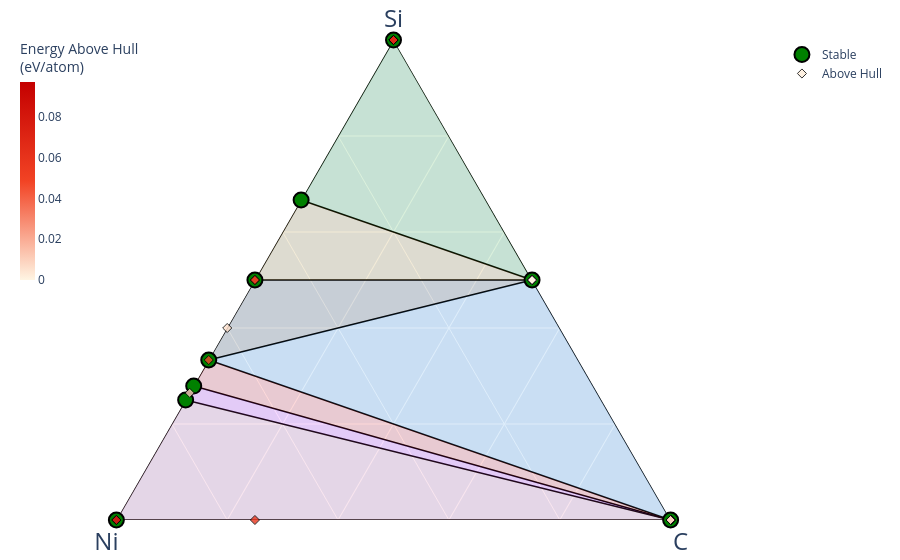

Write notebook code for a chart like this one.
### Code cell
def get_materals_project_data(elements, api_key=API_KEY):
    with MPRester(api_key) as m:
        entries = m.get_entries_in_chemsys(elements, inc_structure=False, additional_criteria={"thermo_types": ["GGA_GGA+U", "R2SCAN"]})
    return entries

elements = ["C", "Si", "Ni"]
entries = get_materals_project_data(elements)

# 1. Initialize the compatibility scheme
# This handles the GGA/GGA+U mixing and elemental corrections
compat = MaterialsProject2020Compatibility()

# 2. Process your raw entries
# This will update the .energy property of each entry with the corrected value
# It also filters out entries that are incompatible with the scheme
processed_entries = compat.process_entries(entries)

# 3. Build the diagram with corrected data
pd_obj = PhaseDiagram(processed_entries)

# 4. Plot the Phase Diagram
plotter = PDPlotter(pd_obj, show_unstable=0.1) # show_unstable is the energy cutoff in eV/atom
plotter.show()

### Figure 1 — Plotly figure (JSON) as saved in the notebook; plotly's stock layout.template omitted (floating-point values rounded to 4 significant figures)
{"data": [{"a": [10, 4, null, 2, 2, null, 1, 0, null, 4, 4, null, 10, 2, null, 10, 2, null, 4, 12, null, 1, 12, null, 4, 2, null, 10, 4, null, 0, 0, null, 1, 0, null, 10, 0, null, 12, 0, null, 4, 0, null], "b": [0, 4, null, 1, 0, null, 3, 0, null, 4, 8, null, 0, 1, null, 0, 0, null, 8, 31, null, 3, 31, null, 4, 1, null, 0, 8, null, 0, 1, null, 3, 1, null, 0, 0, null, 31, 0, null, 8, 0, null], "c": [10, 0, null, 0, 0, null, 0, 4, null, 0, 0, null, 10, 0, null, 10, 0, null, 0, 0, null, 0, 0, null, 0, 0, null, 10, 0, null, 4, 0, null, 0, 0, null, 10, 4, null, 0, 4, null, 0, 4, null], "hoverinfo": "none", "line": {"color": "black", "width": 1.5}, "mode": "lines", "showlegend": false, "type": "scatterternary"}, {"a": [0, 10, 4], "b": [0, 0, 8], "c": [4, 10, 0], "fill": "toself", "fillcolor": "#2E91E5", "hovertemplate": "<extra></extra>", "line": {"width": 0}, "mode": "lines", "name": "C—SiC—SiNi<sub>2</sub>", "opacity": 0.15, "showlegend": false, "type": "scatterternary"}, {"a": [0, 0, 1], "b": [0, 1, 3], "c": [4, 0, 0], "fill": "toself", "fillcolor": "#E15F99", "hovertemplate": "<extra></extra>", "line": {"width": 0}, "mode": "lines", "name": "C—Ni—SiNi<sub>3</sub>", "opacity": 0.15, "showlegend": false, "type": "scatterternary"}, {"a": [2, 2, 10], "b": [0, 1, 0], "c": [0, 0, 10], "fill": "toself", "fillcolor": "#1CA71C", "hovertemplate": "<extra></extra>", "line": {"width": 0}, "mode": "lines", "name": "Si—Si<sub>2</sub>Ni—SiC", "opacity": 0.15, "showlegend": false, "type": "scatterternary"}, {"a": [0, 12, 4], "b": [0, 31, 8], "c": [4, 0, 0], "fill": "toself", "fillcolor": "#FB0D0D", "hovertemplate": "<extra></extra>", "line": {"width": 0}, "mode": "lines", "name": "C—Si<sub>12</sub>Ni<sub>31</sub>—SiNi<sub>2</sub>", "opacity": 0.15, "showlegend": false, "type": "scatterternary"}, {"a": [0, 12, 1], "b": [0, 31, 3], "c": [4, 0, 0], "fill": "toself", "fillcolor": "#DA16FF", "hovertemplate": "<extra></extra>", "line": {"width": 0}, "mode": "lines", "name": "C—Si<sub>12</sub>Ni<sub>31</sub>—SiNi<sub>3</sub>", "opacity": 0.15, "showlegend": false, "type": "scatterternary"}, {"a": [10, 4, 4], "b": [0, 4, 8], "c": [10, 0, 0], "fill": "toself", "fillcolor": "#222A2A", "hovertemplate": "<extra></extra>", "line": {"width": 0}, "mode": "lines", "name": "SiC—SiNi—SiNi<sub>2</sub>", "opacity": 0.15, "showlegend": false, "type": "scatterternary"}, {"a": [2, 10, 4], "b": [1, 0, 4], "c": [0, 10, 0], "fill": "toself", "fillcolor": "#B68100", "hovertemplate": "<extra></extra>", "line": {"width": 0}, "mode": "lines", "name": "Si<sub>2</sub>Ni—SiC—SiNi", "opacity": 0.15, "showlegend": false, "type": "scatterternary"}, {"a": [10, 4, 2, 2, 1, 0, 4, 12, 0], "b": [0, 4, 1, 0, 3, 0, 8, 31, 1], "c": [10, 0, 0, 0, 0, 4, 0, 0, 0], "cliponaxis": false, "hoverinfo": "text", "hoverlabel": {"font": {"size": 14}}, "hovertext": ["SiC (mp-568656-GGA) <br>  Formation energy: -0.204 eV/atom <br>  (Stable)<br><br> Si: 0.5<br> Ni: 0.0<br> C: 0.5", "SiNi (mp-351-GGA) <br>  Formation energy: -0.464 eV/atom <br>  (Stable)<br><br> Si: 0.5<br> Ni: 0.5<br> C: 0.0", "Si<sub>2</sub>Ni (mp-2291-GGA) <br>  Formation energy: -0.353 eV/atom <br>  (Stable)<br><br> Si: 0.666667<br> Ni: 0.333333<br> C: 0.0", "Si (mp-149-GGA) <br>  Formation energy: 0.0 eV/atom <br>  (Stable)<br><br> Si: 1.0<br> Ni: 0.0<br> C: 0.0", "SiNi<sub>3</sub> (mp-828-GGA) <br>  Formation energy: -0.441 eV/atom <br>  (Stable)<br><br> Si: 0.25<br> Ni: 0.75<br> C: 0.0", "C (mp-2516584-GGA) <br>  Formation energy: 0.0 eV/atom <br>  (Stable)<br><br> Si: 0.0<br> Ni: 0.0<br> C: 1.0", "SiNi<sub>2</sub> (mp-1118-GGA) <br>  Formation energy: -0.526 eV/atom <br>  (Stable)<br><br> Si: 0.333333<br> Ni: 0.666667<br> C: 0.0", "Si<sub>12</sub>Ni<sub>31</sub> (mp-27276-GGA) <br>  Formation energy: -0.471 eV/atom <br>  (Stable)<br><br> Si: 0.27907<br> Ni: 0.72093<br> C: 0.0", "Ni (mp-23-GGA) <br>  Formation energy: 0.0 eV/atom <br>  (Stable)<br><br> Si: 0.0<br> Ni: 1.0<br> C: 0.0"], "marker": {"color": "green", "line": {"color": "black", "width": 2}, "size": 15, "symbol": "circle"}, "mode": "markers", "name": "Stable", "showlegend": true, "type": "scatterternary"}, {"a": [0, 0, 0, 0, 0, 0, 0, 0, 0, 0, 0, 0, 0, 0, 0, 0, 0, 12, 8, 4, 68, 46, 40, 23, 46, 25, 8, 28, 2, 21, 13, 29, 39, 1, 18, 27, 17, 4, 14, 8, 7, 16, 6, 11, 17, 9, 5, 5, 19, 19, 36, 4, 2, 2, 16, 9], "b": [0, 0, 0, 0, 0, 0, 0, 0, 0, 0, 0, 0, 0, 0, 2, 1, 6, 0, 0, 0, 0, 0, 0, 0, 0, 0, 0, 0, 0, 0, 0, 0, 0, 0, 0, 0, 0, 0, 0, 0, 0, 0, 0, 0, 0, 0, 0, 0, 0, 0, 0, 4, 2, 4, 24, 25], "c": [4, 4, 2, 2, 12, 2, 2, 8, 4, 4, 2, 4, 4, 2, 0, 0, 2, 0, 0, 0, 0, 0, 0, 0, 0, 25, 8, 28, 2, 21, 13, 29, 39, 1, 18, 27, 17, 4, 14, 8, 7, 16, 6, 11, 17, 9, 5, 5, 19, 19, 36, 0, 0, 0, 0, 0], "cliponaxis": false, "hoverinfo": "text", "hoverlabel": {"font": {"size": 14}}, "hovertext": ["C (mp-569304-GGA) <br>  Formation energy: 0.002 eV/atom <br>  Energy Above Hull: (+0.002 eV/atom)<br><br> Si: 0.0<br> Ni: 0.0<br> C: 1.0", "C (mp-568363-GGA) <br>  Formation energy: 0.008 eV/atom <br>  Energy Above Hull: (+0.008 eV/atom)<br><br> Si: 0.0<br> Ni: 0.0<br> C: 1.0", "C (mp-568806-GGA) <br>  Formation energy: 0.012 eV/atom <br>  Energy Above Hull: (+0.012 eV/atom)<br><br> Si: 0.0<br> Ni: 0.0<br> C: 1.0", "C (mp-990448-GGA) <br>  Formation energy: 0.009 eV/atom <br>  Energy Above Hull: (+0.009 eV/atom)<br><br> Si: 0.0<br> Ni: 0.0<br> C: 1.0", "C (mp-606949-GGA) <br>  Formation energy: 0.01 eV/atom <br>  Energy Above Hull: (+0.01 eV/atom)<br><br> Si: 0.0<br> Ni: 0.0<br> C: 1.0", "C (mp-937760-GGA) <br>  Formation energy: 0.006 eV/atom <br>  Energy Above Hull: (+0.006 eV/atom)<br><br> Si: 0.0<br> Ni: 0.0<br> C: 1.0", "C (mp-632329-GGA) <br>  Formation energy: 0.014 eV/atom <br>  Energy Above Hull: (+0.014 eV/atom)<br><br> Si: 0.0<br> Ni: 0.0<br> C: 1.0", "C (mp-569416-GGA) <br>  Formation energy: 0.03 eV/atom <br>  Energy Above Hull: (+0.03 eV/atom)<br><br> Si: 0.0<br> Ni: 0.0<br> C: 1.0", "C (mp-568286-GGA) <br>  Formation energy: 0.008 eV/atom <br>  Energy Above Hull: (+0.008 eV/atom)<br><br> Si: 0.0<br> Ni: 0.0<br> C: 1.0", "C (mp-48-GGA) <br>  Formation energy: 0.008 eV/atom <br>  Energy Above Hull: (+0.008 eV/atom)<br><br> Si: 0.0<br> Ni: 0.0<br> C: 1.0", "C (mp-169-GGA) <br>  Formation energy: 0.003 eV/atom <br>  Energy Above Hull: (+0.003 eV/atom)<br><br> Si: 0.0<br> Ni: 0.0<br> C: 1.0", "C (mp-990424-GGA) <br>  Formation energy: 0.01 eV/atom <br>  Energy Above Hull: (+0.01 eV/atom)<br><br> Si: 0.0<br> Ni: 0.0<br> C: 1.0", "C (mp-997182-GGA) <br>  Formation energy: 0.01 eV/atom <br>  Energy Above Hull: (+0.01 eV/atom)<br><br> Si: 0.0<br> Ni: 0.0<br> C: 1.0", "C (mp-1040425-GGA) <br>  Formation energy: 0.009 eV/atom <br>  Energy Above Hull: (+0.009 eV/atom)<br><br> Si: 0.0<br> Ni: 0.0<br> C: 1.0", "Ni (mp-10257-GGA) <br>  Formation energy: 0.026 eV/atom <br>  Energy Above Hull: (+0.026 eV/atom)<br><br> Si: 0.0<br> Ni: 1.0<br> C: 0.0", "Ni (mp-1008728-GGA) <br>  Formation energy: 0.096 eV/atom <br>  Energy Above Hull: (+0.096 eV/atom)<br><br> Si: 0.0<br> Ni: 1.0<br> C: 0.0", "Ni<sub>3</sub>C (mp-7586-GGA) <br>  Formation energy: 0.059 eV/atom <br>  Energy Above Hull: (+0.059 eV/atom)<br><br> Si: 0.0<br> Ni: 0.75<br> C: 0.25", "Si (mp-1095269-GGA) <br>  Formation energy: 0.096 eV/atom <br>  Energy Above Hull: (+0.096 eV/atom)<br><br> Si: 1.0<br> Ni: 0.0<br> C: 0.0", "Si (mp-1079297-GGA) <br>  Formation energy: 0.074 eV/atom <br>  Energy Above Hull: (+0.074 eV/atom)<br><br> Si: 1.0<br> Ni: 0.0<br> C: 0.0", "Si (mp-165-GGA) <br>  Formation energy: 0.013 eV/atom <br>  Energy Above Hull: (+0.013 eV/atom)<br><br> Si: 1.0<br> Ni: 0.0<br> C: 0.0", "Si (mp-1203790-GGA) <br>  Formation energy: 0.058 eV/atom <br>  Energy Above Hull: (+0.058 eV/atom)<br><br> Si: 1.0<br> Ni: 0.0<br> C: 0.0", "Si (mp-1204627-GGA) <br>  Formation energy: 0.095 eV/atom <br>  Energy Above Hull: (+0.095 eV/atom)<br><br> Si: 1.0<br> Ni: 0.0<br> C: 0.0", "Si (mp-1196961-GGA) <br>  Formation energy: 0.081 eV/atom <br>  Energy Above Hull: (+0.081 eV/atom)<br><br> Si: 1.0<br> Ni: 0.0<br> C: 0.0", "Si (mp-971661-GGA) <br>  Formation energy: 0.082 eV/atom <br>  Energy Above Hull: (+0.082 eV/atom)<br><br> Si: 1.0<br> Ni: 0.0<br> C: 0.0", "Si (mp-971662-GGA) <br>  Formation energy: 0.064 eV/atom <br>  Energy Above Hull: (+0.064 eV/atom)<br><br> Si: 1.0<br> Ni: 0.0<br> C: 0.0", "SiC (mp-1200848-GGA) <br>  Formation energy: -0.172 eV/atom <br>  Energy Above Hull: (+0.032 eV/atom)<br><br> Si: 0.5<br> Ni: 0.0<br> C: 0.5", "SiC (mp-570641-GGA) <br>  Formation energy: -0.195 eV/atom <br>  Energy Above Hull: (+0.009 eV/atom)<br><br> Si: 0.5<br> Ni: 0.0<br> C: 0.5", "SiC (mp-1199063-GGA) <br>  Formation energy: -0.172 eV/atom <br>  Energy Above Hull: (+0.032 eV/atom)<br><br> Si: 0.5<br> Ni: 0.0<br> C: 0.5", "SiC (mp-7140-GGA) <br>  Formation energy: -0.2 eV/atom <br>  Energy Above Hull: (+0.004 eV/atom)<br><br> Si: 0.5<br> Ni: 0.0<br> C: 0.5", "SiC (mp-582034-GGA) <br>  Formation energy: -0.203 eV/atom <br>  Energy Above Hull: (+0.0 eV/atom)<br><br> Si: 0.5<br> Ni: 0.0<br> C: 0.5", "SiC (mp-570804-GGA) <br>  Formation energy: -0.172 eV/atom <br>  Energy Above Hull: (+0.032 eV/atom)<br><br> Si: 0.5<br> Ni: 0.0<br> C: 0.5", "SiC (mp-1200168-GGA) <br>  Formation energy: -0.172 eV/atom <br>  Energy Above Hull: (+0.032 eV/atom)<br><br> Si: 0.5<br> Ni: 0.0<br> C: 0.5", "SiC (mp-571298-GGA) <br>  Formation energy: -0.203 eV/atom <br>  Energy Above Hull: (+0.0 eV/atom)<br><br> Si: 0.5<br> Ni: 0.0<br> C: 0.5", "SiC (mp-8062-GGA) <br>  Formation energy: -0.203 eV/atom <br>  Energy Above Hull: (+0.001 eV/atom)<br><br> Si: 0.5<br> Ni: 0.0<br> C: 0.5", "SiC (mp-568735-GGA) <br>  Formation energy: -0.203 eV/atom <br>  Energy Above Hull: (+0.0 eV/atom)<br><br> Si: 0.5<br> Ni: 0.0<br> C: 0.5", "SiC (mp-570985-GGA) <br>  Formation energy: -0.203 eV/atom <br>  Energy Above Hull: (+0.0 eV/atom)<br><br> Si: 0.5<br> Ni: 0.0<br> C: 0.5", "SiC (mp-1200692-GGA) <br>  Formation energy: -0.203 eV/atom <br>  Energy Above Hull: (+0.001 eV/atom)<br><br> Si: 0.5<br> Ni: 0.0<br> C: 0.5", "SiC (mp-11714-GGA) <br>  Formation energy: -0.204 eV/atom <br>  Energy Above Hull: (+0.0 eV/atom)<br><br> Si: 0.5<br> Ni: 0.0<br> C: 0.5", "SiC (mp-568696-GGA) <br>  Formation energy: -0.203 eV/atom <br>  Energy Above Hull: (+0.0 eV/atom)<br><br> Si: 0.5<br> Ni: 0.0<br> C: 0.5", "SiC (mp-567505-GGA) <br>  Formation energy: -0.203 eV/atom <br>  Energy Above Hull: (+0.0 eV/atom)<br><br> Si: 0.5<br> Ni: 0.0<br> C: 0.5", "SiC (mp-9947-GGA) <br>  Formation energy: -0.195 eV/atom <br>  Energy Above Hull: (+0.009 eV/atom)<br><br> Si: 0.5<br> Ni: 0.0<br> C: 0.5", "SiC (mp-567551-GGA) <br>  Formation energy: -0.204 eV/atom <br>  Energy Above Hull: (+0.0 eV/atom)<br><br> Si: 0.5<br> Ni: 0.0<br> C: 0.5", "SiC (mp-7631-GGA) <br>  Formation energy: -0.204 eV/atom <br>  Energy Above Hull: (+0.0 eV/atom)<br><br> Si: 0.5<br> Ni: 0.0<br> C: 0.5", "SiC (mp-624397-GGA) <br>  Formation energy: -0.172 eV/atom <br>  Energy Above Hull: (+0.032 eV/atom)<br><br> Si: 0.5<br> Ni: 0.0<br> C: 0.5", "SiC (mp-1197730-GGA) <br>  Formation energy: -0.203 eV/atom <br>  Energy Above Hull: (+0.001 eV/atom)<br><br> Si: 0.5<br> Ni: 0.0<br> C: 0.5", "SiC (mp-570690-GGA) <br>  Formation energy: -0.195 eV/atom <br>  Energy Above Hull: (+0.008 eV/atom)<br><br> Si: 0.5<br> Ni: 0.0<br> C: 0.5", "SiC (mp-11713-GGA) <br>  Formation energy: -0.201 eV/atom <br>  Energy Above Hull: (+0.003 eV/atom)<br><br> Si: 0.5<br> Ni: 0.0<br> C: 0.5", "SiC (mp-568619-GGA) <br>  Formation energy: -0.203 eV/atom <br>  Energy Above Hull: (+0.001 eV/atom)<br><br> Si: 0.5<br> Ni: 0.0<br> C: 0.5", "SiC (mp-570791-GGA) <br>  Formation energy: -0.203 eV/atom <br>  Energy Above Hull: (+0.0 eV/atom)<br><br> Si: 0.5<br> Ni: 0.0<br> C: 0.5", "SiC (mp-1204356-GGA) <br>  Formation energy: -0.203 eV/atom <br>  Energy Above Hull: (+0.001 eV/atom)<br><br> Si: 0.5<br> Ni: 0.0<br> C: 0.5", "SiC (mp-571286-GGA) <br>  Formation energy: -0.203 eV/atom <br>  Energy Above Hull: (+0.0 eV/atom)<br><br> Si: 0.5<br> Ni: 0.0<br> C: 0.5", "SiNi (mp-1095177-GGA) <br>  Formation energy: -0.368 eV/atom <br>  Energy Above Hull: (+0.097 eV/atom)<br><br> Si: 0.5<br> Ni: 0.5<br> C: 0.0", "SiNi (mp-999192-GGA) <br>  Formation energy: -0.418 eV/atom <br>  Energy Above Hull: (+0.047 eV/atom)<br><br> Si: 0.5<br> Ni: 0.5<br> C: 0.0", "SiNi<sub>2</sub> (mp-507-GGA) <br>  Formation energy: -0.479 eV/atom <br>  Energy Above Hull: (+0.047 eV/atom)<br><br> Si: 0.333333<br> Ni: 0.666667<br> C: 0.0", "Si<sub>2</sub>Ni<sub>3</sub> (mp-29667-GGA) <br>  Formation energy: -0.495 eV/atom <br>  Energy Above Hull: (+0.006 eV/atom)<br><br> Si: 0.4<br> Ni: 0.6<br> C: 0.0", "Si<sub>9</sub>Ni<sub>25</sub> (mp-1209041-GGA) <br>  Formation energy: -0.447 eV/atom <br>  Energy Above Hull: (+0.009 eV/atom)<br><br> Si: 0.264706<br> Ni: 0.735294<br> C: 0.0"], "marker": {"color": [0.002, 0.008, 0.012, 0.009, 0.01, 0.006, 0.014, 0.03, 0.008, 0.008, 0.003, 0.01, 0.01, 0.009, 0.026, 0.096, 0.059, 0.096, 0.074, 0.013, 0.058, 0.095, 0.081, 0.082, 0.064, 0.032, 0.009, 0.032, 0.004, 0, 0.032, 0.032, 0, 0.001, 0, 0, 0.001, 0, 0, 0, 0.009, 0, 0, 0.032, 0.001, 0.008, 0.003, 0.001, 0, 0.001, 0, 0.097, 0.047, 0.047, 0.006, 0.009], "colorbar": {"len": 0.5, "thickness": 0.02, "thicknessmode": "fraction", "title": {"text": "Energy Above Hull<br>(eV/atom)"}, "x": 0, "xpad": 0, "y": 1, "yanchor": "top", "ypad": 0}, "colorscale": [[0, "#fff5e3"], [0.5, "#f24324"], [1, "#c40000"]], "line": {"color": "black", "width": 1}, "opacity": 0.8, "size": 7, "symbol": "diamond"}, "mode": "markers", "name": "Above Hull", "showlegend": true, "type": "scatterternary"}], "layout": {"autosize": true, "coloraxis": {"colorbar": {"x": 1, "y": 0.05, "yanchor": "top"}}, "margin": {"b": 40, "l": 20, "r": 20, "t": 40}, "paper_bgcolor": "rgba(0,0,0,0)", "plot_bgcolor": "rgba(0,0,0,0)", "showlegend": true, "ternary": {"aaxis": {"layer": "below traces", "showgrid": true, "showticklabels": true, "tickfont": {"color": "rgba(0,0,0,0)", "size": 7}, "title": {"font": {"size": 24}, "text": "Si"}}, "baxis": {"layer": "below traces", "min": 0, "showgrid": true, "showticklabels": true, "tickfont": {"color": "rgba(0,0,0,0)", "size": 7}, "title": {"font": {"size": 24}, "text": "Ni"}}, "caxis": {"layer": "below traces", "min": 0, "showgrid": true, "showticklabels": true, "tickfont": {"color": "rgba(0,0,0,0)", "size": 7}, "title": {"font": {"size": 24}, "text": "C"}}, "sum": 1}}}
